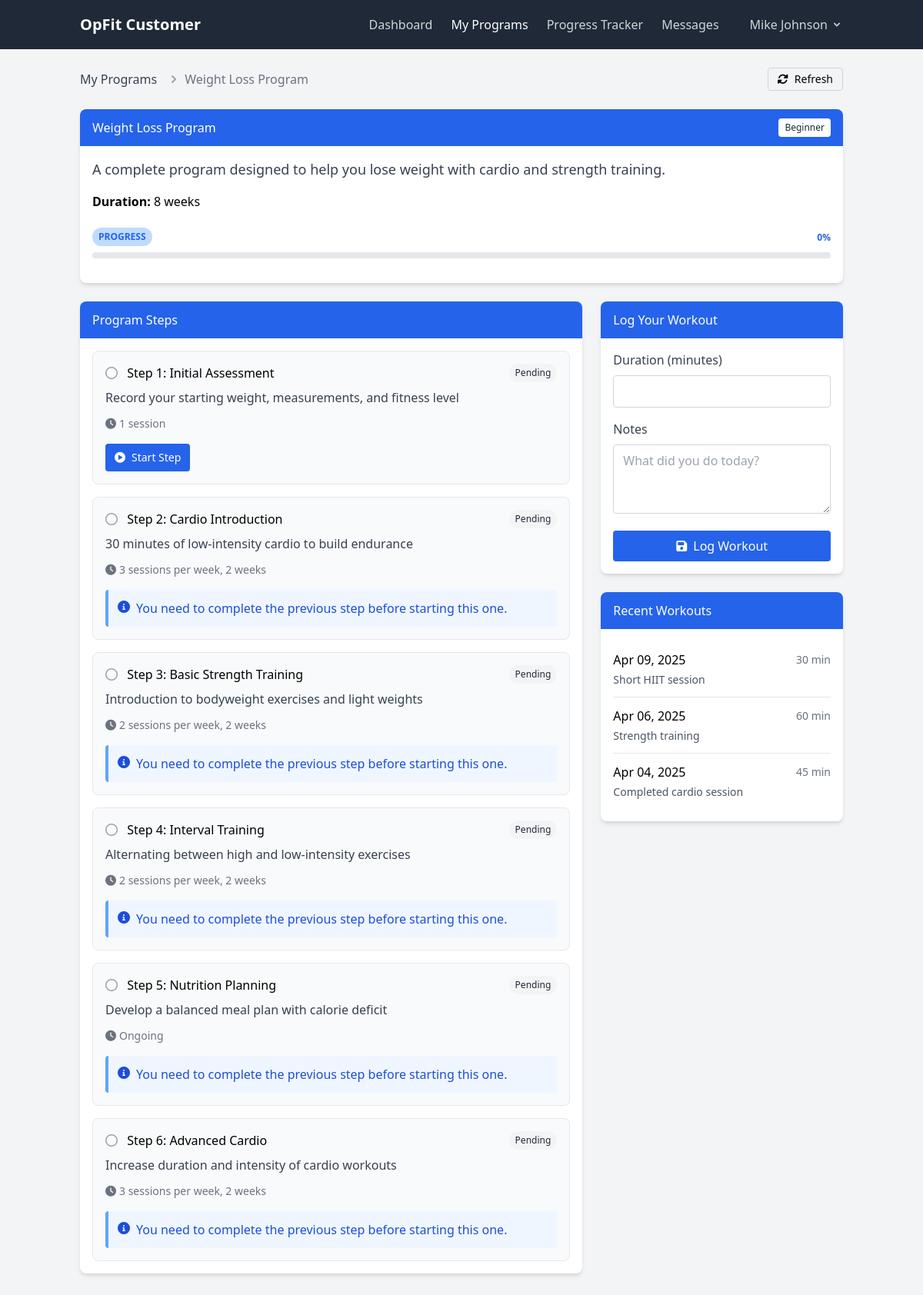
Screenshot of /customer/program_progress.php?id=1 (signed in) with the database file from the repository.
### tables this page shows
CREATE TABLE IF NOT EXISTS programs (
    id INT AUTO_INCREMENT PRIMARY KEY,
    name VARCHAR(100) NOT NULL,
    description TEXT,
    difficulty ENUM('beginner', 'intermediate', 'advanced') NOT NULL,
    duration INT NOT NULL COMMENT 'Duration in weeks',
    created_at TIMESTAMP DEFAULT CURRENT_TIMESTAMP,
    updated_at TIMESTAMP DEFAULT CURRENT_TIMESTAMP ON UPDATE CURRENT_TIMESTAMP
);

CREATE TABLE IF NOT EXISTS program_steps (
    id INT AUTO_INCREMENT PRIMARY KEY,
    program_id INT NOT NULL,
    step_number INT NOT NULL,
    title VARCHAR(100) NOT NULL,
    description TEXT,
    duration VARCHAR(50) COMMENT 'Recommended duration/sets/reps',
    created_at TIMESTAMP DEFAULT CURRENT_TIMESTAMP,
    FOREIGN KEY (program_id) REFERENCES programs(id) ON DELETE CASCADE,
    UNIQUE KEY unique_program_step (program_id, step_number)
);

CREATE TABLE IF NOT EXISTS workout_logs (
    id INT AUTO_INCREMENT PRIMARY KEY,
    customer_id INT NOT NULL,
    program_id INT NOT NULL,
    duration INT COMMENT 'Duration in minutes',
    notes TEXT,
    workout_date DATE NOT NULL,
    created_at TIMESTAMP DEFAULT CURRENT_TIMESTAMP,
    FOREIGN KEY (customer_id) REFERENCES users(id) ON DELETE CASCADE,
    FOREIGN KEY (program_id) REFERENCES programs(id) ON DELETE CASCADE
);

### customer/program_progress.php (the view, shortened to what the rows shown need)
<?php
include_once '../includes/db_connect.php';
include_once '../includes/functions.php';
$user_id = $_SESSION['user_id'];
if (isset($_GET['id'])) {
    $program_id = (int)$_GET['id'];
    $program_query = "SELECT * FROM programs WHERE id = $program_id";
    $program_result = mysqli_query($conn, $program_query);
    $program = mysqli_fetch_assoc($program_result);
    $steps = get_program_steps($program_id);
    $step_progress = get_step_progress($user_id, $program_id);
    if (count($step_progress) < count($steps)) {
        initialize_step_progress($user_id, $program_id);
    }
} else {
    header("Location: dashboard.php");
    exit();
}
$logs_query = "SELECT * FROM workout_logs
              WHERE customer_id = $user_id
              AND program_id = $program_id
              ORDER BY workout_date DESC
              LIMIT 5";
$logs_result = mysqli_query($conn, $logs_query);
$workout_logs = [];
while ($row = mysqli_fetch_assoc($logs_result)) {
    $workout_logs[] = $row;
}
?>
<!DOCTYPE html>
<html lang="en">
<head>
    <link rel="stylesheet" href="../css/style.css">
    <script src="https://cdn.tailwindcss.com"></script>
    <link rel="stylesheet" href="https://cdnjs.cloudflare.com/ajax/libs/font-awesome/6.0.0-beta3/css/all.min.css">
</head>
<body class="bg-gray-100">
    <div class="container mx-auto px-4 py-6">
        <div class="mb-6">
            <div class="flex justify-between items-center">
                <nav class="flex">
                    <ol class="inline-flex items-center space-x-1 md:space-x-3">
                        <li>
                            <div class="flex items-center">
                                <svg class="w-5 h-5 text-gray-400" fill="currentColor" viewBox="0 0 20 20">
                                    <path fill-rule="evenodd" d="M7.293 14.707a1 1 0 010-1.414L10.586 10 7.293 6.707a1 1 0 011.414-1.414l4 4a1 1 0 010 1.414l-4 4a1 1 0 01-1.414 0z" clip-rule="evenodd"></path>
                                </svg>
                                <span class="ml-1 text-gray-500"><?php echo $program['name']; ?></span>
                            </div>
                        </li>
                    </ol>
                </nav>
            </div>
        </div>
        <div class="mb-6">
            <div class="bg-white rounded-lg shadow-md overflow-hidden">
                <div class="bg-blue-600 text-white px-4 py-3">
                    <div class="flex justify-between items-center">
                        <h5 class="font-medium"><?php echo $program['name']; ?></h5>
                        <span class="bg-white text-gray-800 text-xs px-2 py-1 rounded">
                            <?php echo ucfirst($program['difficulty']); ?>
                        </span>
                    </div>
                </div>
                <div class="p-4">
                    <p class="text-gray-700 text-lg mb-4"><?php echo $program['description']; ?></p>
                    <p class="mb-4"><strong>Duration:</strong> <?php echo $program['duration']; ?> weeks</p>
                    <div class="relative pt-1 mb-4">
                        <div class="flex mb-2 items-center justify-between">
                        </div>
                        <div class="overflow-hidden h-2 mb-4 text-xs flex rounded bg-gray-200">
                        </div>
                    </div>
                </div>
            </div>
        </div>
        <div class="grid grid-cols-1 md:grid-cols-3 gap-6">
            <div class="md:col-span-2">
                <div class="bg-white rounded-lg shadow-md overflow-hidden mb-6">
                    <div class="p-4">
                        <?php if (count($steps) > 0): ?>
                            <div class="space-y-4">
                                <?php foreach ($steps as $step): ?>
                                    <?php
                                        $step_status = 'pending';
                                        $status_class = '';
                                        $status_icon = '';
                                        $status_text = '';
                                        if ($step_status == 'completed') {
                                            $status_class = 'bg-green-50 border-green-200';
                                            $status_icon = '<i class="fas fa-check-circle text-green-500 mr-2"></i>';
                                            $status_text = 'Completed';
                                        } else if ($step_status == 'in_progress') {
                                            $status_class = 'bg-blue-50 border-blue-200';
                                            $status_icon = '<i class="fas fa-spinner fa-spin text-blue-500 mr-2"></i>';
                                            $status_text = 'In Progress';
                                        } else if ($step_status == 'pending_approval') {
                                            $status_class = 'bg-yellow-50 border-yellow-200';
                                            $status_icon = '<i class="fas fa-hourglass-half text-yellow-500 mr-2"></i>';
                                            $status_text = 'Awaiting Coach Approval';
                                        } else {
                                            $status_class = 'bg-gray-50 border-gray-200';
                                            $status_icon = '<i class="far fa-circle text-gray-400 mr-2"></i>';
                                            $status_text = 'Pending';
                                        }
                                    ?>
                                    <div class="border rounded-lg p-4 <?php echo $status_class; ?>">
                                        <div class="flex justify-between items-start mb-2">
                                            <h5 class="font-medium">
                                                <?php echo $status_icon; ?> Step <?php echo $step['step_number']; ?>: <?php echo $step['title']; ?>
                                            </h5>
                                            <span class="inline-block px-2 py-1 text-xs font-medium rounded-full
                                                <?php
                                                if ($step_status == 'completed') echo 'bg-green-100 text-green-800';
                                                else if ($step_status == 'in_progress') echo 'bg-blue-100 text-blue-800';
                                                else if ($step_status == 'pending_approval') echo 'bg-yellow-100 text-yellow-800';
                                                else echo 'bg-gray-100 text-gray-800';
                                                ?>">
                                                <?php echo $status_text; ?>
                                            </span>
                                        </div>
                                        <p class="text-gray-700 mb-3"><?php echo nl2br($step['description']); ?></p>
                                        <div class="text-sm text-gray-500 flex items-center">
                                            <i class="fas fa-clock mr-1"></i> <?php echo $step['duration']; ?>
                                        </div>
                                        <?php if ($step_status == 'pending'): ?>
                                            <?php
                                                $can_start = false;
                                                if ($step['step_number'] == 1) {
                                                    $can_start = true;
                                                }
                                            ?>
                                            <div class="mt-4">
                                                <?php if ($can_start): ?>
                                                    <form action="" method="post" class="inline-block">
                                                        <button type="submit" name="start_step" class="inline-flex items-center bg-blue-600 hover:bg-blue-700 text-white px-3 py-2 rounded text-sm transition-colors">
                                                            <i class="fas fa-play-circle mr-2"></i> Start Step
                                                        </button>
                                                    </form>
                                                <?php else: ?>
                                                    <div class="bg-blue-50 border-l-4 border-blue-400 text-blue-700 p-3 rounded">
                                                        <div class="flex">
                                                            <i class="fas fa-info-circle mr-2 mt-0.5"></i>
                                                            <p>You need to complete the previous step before starting this one.</p>
                                                        </div>
                                                    </div>
                                                <?php endif; ?>
                                            </div>
                                        <?php endif; ?>
                                    </div>
                                <?php endforeach; ?>
                            </div>
                        <?php else: ?>
                            <p class="text-gray-500">No steps defined for this program.</p>
                        <?php endif; ?>
                    </div>
                </div>
            </div>
            <div class="md:col-span-1">
                <div class="bg-white rounded-lg shadow-md overflow-hidden">
                    <div class="p-4">
                        <?php if (count($workout_logs) > 0): ?>
                            <div class="divide-y divide-gray-200">
                                <?php foreach ($workout_logs as $log): ?>
                                    <div class="py-3 hover:bg-gray-50 transition-colors">
                                        <div class="flex justify-between items-center mb-1">
                                            <h6 class="font-medium"><?php echo date('M d, Y', strtotime($log['workout_date'])); ?></h6>
                                            <span class="text-sm text-gray-500"><?php echo $log['duration']; ?> min</span>
                                        </div>
                                        <p class="text-gray-600 text-sm"><?php echo $log['notes'] ? $log['notes'] : 'No notes'; ?></p>
                                    </div>
                                <?php endforeach; ?>
                            </div>
                        <?php else: ?>
                            <p class="text-gray-500 py-4 text-center">No workout logs yet. Start logging your workouts!</p>
                        <?php endif; ?>
                    </div>
                </div>
            </div>
        </div>
    </div>
</body>
</html>

### rows the page displays
programs: name "Weight Loss Program", difficulty "Beginner", description "A complete program designed to help you lose weight with cardio and strength training.", duration "8"
program_steps: step_number "1", title "Initial Assessment", status_text "Pending", description "Record your starting weight, measurements, and fitness level", duration "1 session"
program_steps: step_number "2", title "Cardio Introduction", status_text "Pending", description "30 minutes of low-intensity cardio to build endurance", duration "3 sessions per week, 2 weeks", shows "You need to complete the previous step before starting this one."
program_steps: step_number "3", title "Basic Strength Training", status_text "Pending", description "Introduction to bodyweight exercises and light weights", duration "2 sessions per week, 2 weeks", shows "You need to complete the previous step before starting this one."
program_steps: step_number "4", title "Interval Training", status_text "Pending", description "Alternating between high and low-intensity exercises", duration "2 sessions per week, 2 weeks", shows "You need to complete the previous step before starting this one."
program_steps: step_number "5", title "Nutrition Planning", status_text "Pending", description "Develop a balanced meal plan with calorie deficit", duration "Ongoing", shows "You need to complete the previous step before starting this one."
program_steps: step_number "6", title "Advanced Cardio", status_text "Pending", description "Increase duration and intensity of cardio workouts", duration "3 sessions per week, 2 weeks", shows "You need to complete the previous step before starting this one."
workout_logs: workout_date "Apr 09, 2025", duration "30", notes "Short HIIT session"
workout_logs: workout_date "Apr 06, 2025", duration "60", notes "Strength training"
workout_logs: workout_date "Apr 04, 2025", duration "45", notes "Completed cardio session"

### other values shown
$user_name "Mike Johnson"
$progress_percentage "0"
